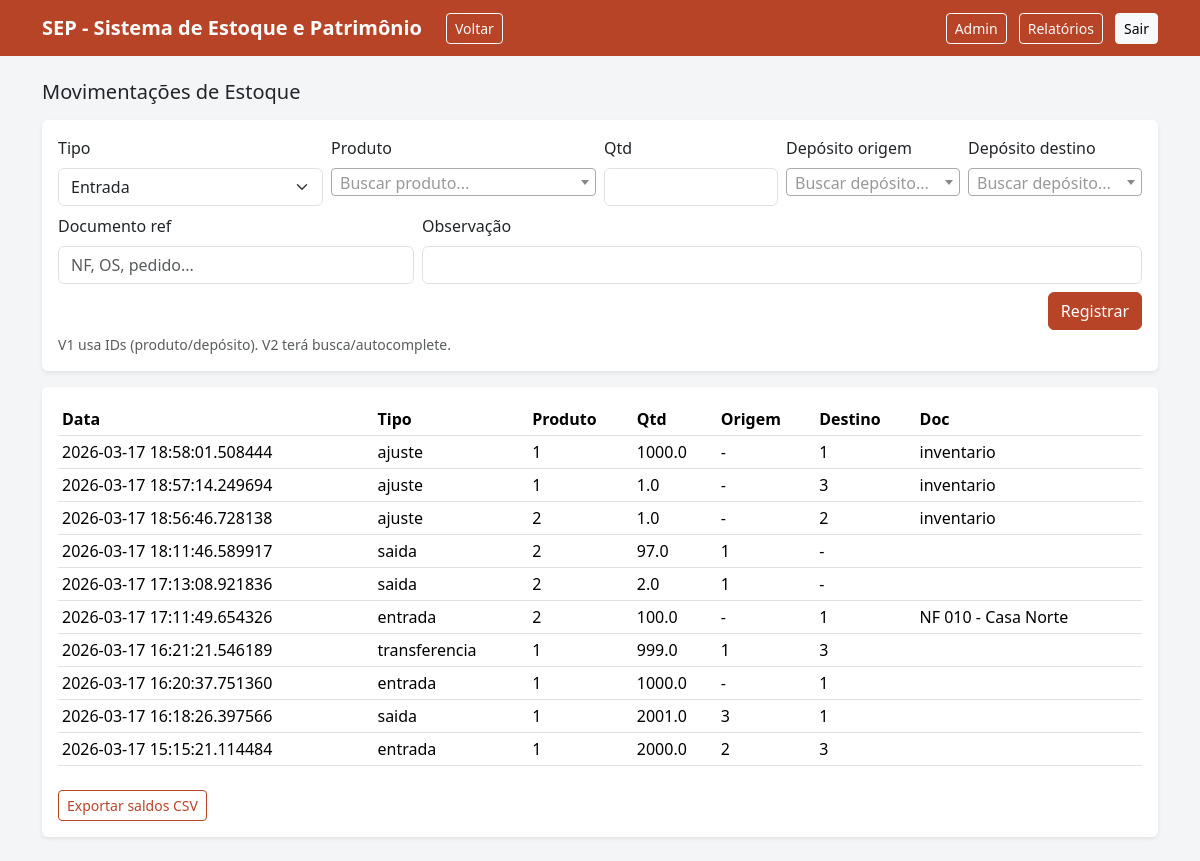
Page /admin/estoque/mov (signed in) on the committed database.
### models.py (models this page shows)
class EstoqueMov(db.Model):
    __tablename__ = "estoque_mov"
    id = db.Column(db.Integer, primary_key=True)
    data = db.Column(db.DateTime, default=datetime.utcnow, nullable=False)
    tipo = db.Column(db.String(30), nullable=False)  # entrada, saida, transferencia, ajuste
    produto_id = db.Column(db.Integer, db.ForeignKey("produto.id"), nullable=False)
    deposito_origem_id = db.Column(db.Integer, db.ForeignKey("deposito.id"), nullable=True)
    deposito_destino_id = db.Column(db.Integer, db.ForeignKey("deposito.id"), nullable=True)
    qtd = db.Column(db.Float, nullable=False)
    custo_unit = db.Column(db.Float, nullable=True)
    documento_ref = db.Column(db.String(120), nullable=True)
    observacao = db.Column(db.Text, nullable=True)

### app.py (the view, shortened to what this page needs)
    @app.route("/admin/estoque/mov", methods=["GET", "POST"])
    @admin_required
    def admin_estoque_mov():
        movs = EstoqueMov.query.order_by(EstoqueMov.data.desc()).limit(500).all()
        return render_template("admin_estoque_mov.html", movs=movs)

### templates/admin_estoque_mov.html (shortened to what this page needs)
{% extends "base.html" %}
{% block content %}
<h1 class="h5 mb-3">Movimentações de Estoque</h1>
<div class="card shadow-sm mb-3">
  <div class="card-body">
    <form method="post" class="row g-2">
      <div class="col-md-3">
        <label class="form-label">Tipo</label>
        <select class="form-select" name="tipo">
          <option value="entrada">Entrada</option>
        </select>
      </div>
      <div class="col-md-3">
        <label class="form-label">Produto</label>
      </div>
      <div class="col-md-2">
        <label class="form-label">Qtd</label>
        <input class="form-control" name="qtd" required>
      </div>
      <div class="col-md-2">
        <label class="form-label">Depósito origem</label>
      </div>
      <div class="col-md-2">
        <label class="form-label">Depósito destino</label>
      </div>
      <div class="col-md-4">
        <label class="form-label">Documento ref</label>
        <input class="form-control" name="documento_ref" placeholder="NF, OS, pedido...">
      </div>
      <div class="col-md-8">
        <label class="form-label">Observação</label>
        <input class="form-control" name="observacao">
      </div>
      <div class="col-12 d-grid d-md-flex justify-content-end">
        <button class="btn btn-primary">Registrar</button>
      </div>
      <div class="form-text">V1 usa IDs (produto/depósito). V2 terá busca/autocomplete.</div>
    </form>
  </div>
</div>
<div class="card shadow-sm">
  <div class="card-body">
    <div class="table-responsive">
      <table class="table table-sm align-middle">
        <thead><tr><th>Data</th><th>Tipo</th><th>Produto</th><th>Qtd</th><th>Origem</th><th>Destino</th><th>Doc</th></tr></thead>
        <tbody>
          {% for m in movs %}
            <tr>
              <td>{{ m.data }}</td>
              <td>{{ m.tipo }}</td>
              <td>{{ m.produto_id }}</td>
              <td>{{ m.qtd }}</td>
              <td>{{ m.deposito_origem_id or '-' }}</td>
              <td>{{ m.deposito_destino_id or '-' }}</td>
              <td>{{ m.documento_ref or '' }}</td>
            </tr>
          {% endfor %}
        </tbody>
      </table>
    </div>
    <div class="mt-2">
      <a class="btn btn-sm btn-outline-primary" href="{{ url_for('export_estoque_saldos_csv') }}">Exportar saldos CSV</a>
    </div>
  </div>
</div>
{% endblock %}

### templates/base.html (style rules this page uses)
:root { --sep-primary:#B84428; --sep-secondary:#5B91C6; --sep-accent:#E2B353; --sep-bg:#f4f5f7; --sep-dark:#1f2937; }
body { background: var(--sep-bg); }
.btn-primary { background: var(--sep-primary); border-color: var(--sep-primary); }
.btn-outline-primary { border-color: var(--sep-primary); color: var(--sep-primary); }
a { color: var(--sep-secondary); }
.card { border: none; }

### rows in the picture
EstoqueMov: data "2026-03-17 18:58:01.508444", tipo "ajuste", produto_id "1", qtd "1000.0", deposito_origem_id "-", deposito_destino "1", documento_ref "inventario"
EstoqueMov: data "2026-03-17 18:57:14.249694", tipo "ajuste", produto_id "1", qtd "1.0", deposito_origem_id "-", deposito_destino "3", documento_ref "inventario"
EstoqueMov: data "2026-03-17 18:56:46.728138", tipo "ajuste", produto_id "2", qtd "1.0", deposito_origem_id "-", deposito_destino "2", documento_ref "inventario"
EstoqueMov: data "2026-03-17 18:11:46.589917", tipo "saida", produto_id "2", qtd "97.0", deposito_origem "1", deposito_destino_id "-"
EstoqueMov: data "2026-03-17 17:13:08.921836", tipo "saida", produto_id "2", qtd "2.0", deposito_origem "1", deposito_destino_id "-"
EstoqueMov: data "2026-03-17 17:11:49.654326", tipo "entrada", produto_id "2", qtd "100.0", deposito_origem_id "-", deposito_destino "1", documento_ref "NF 010 - Casa Norte"
EstoqueMov: data "2026-03-17 16:21:21.546189", tipo "transferencia", produto_id "1", qtd "999.0", deposito_origem "1", deposito_destino "3"
EstoqueMov: data "2026-03-17 16:20:37.751360", tipo "entrada", produto_id "1", qtd "1000.0", deposito_origem_id "-", deposito_destino "1"
EstoqueMov: data "2026-03-17 16:18:26.397566", tipo "saida", produto_id "1", qtd "2001.0", deposito_origem "3", deposito_destino "1"
EstoqueMov: data "2026-03-17 15:15:21.114484", tipo "entrada", produto_id "1", qtd "2000.0", deposito_origem "2", deposito_destino "3"

### other values in the picture
{{ app_title or "SEP" }} "SEP - Sistema de Estoque e Patrimônio"
